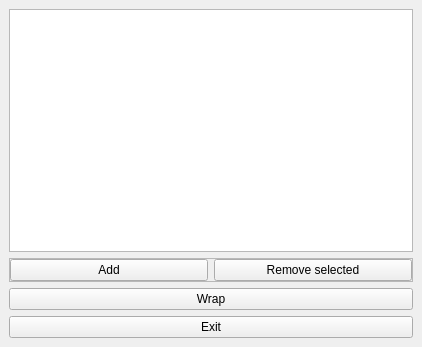
<?xml version="1.0" encoding="UTF-8"?>
<ui version="4.0">
 <class>MainWindow</class>
 <widget class="QMainWindow" name="MainWindow">
  <property name="geometry">
   <rect>
    <x>0</x>
    <y>0</y>
    <width>422</width>
    <height>347</height>
   </rect>
  </property>
  <property name="windowTitle">
   <string>Resampler Wrapper for Linux</string>
  </property>
  <widget class="QWidget" name="centralwidget">
   <layout class="QVBoxLayout" name="verticalLayout">
    <item>
     <widget class="QListWidget" name="ResamplerList"/>
    </item>
    <item>
     <widget class="QFrame" name="frame">
      <property name="frameShape">
       <enum>QFrame::StyledPanel</enum>
      </property>
      <property name="frameShadow">
       <enum>QFrame::Raised</enum>
      </property>
      <layout class="QHBoxLayout" name="horizontalLayout">
       <property name="leftMargin">
        <number>0</number>
       </property>
       <property name="topMargin">
        <number>0</number>
       </property>
       <property name="rightMargin">
        <number>0</number>
       </property>
       <property name="bottomMargin">
        <number>0</number>
       </property>
       <item>
        <widget class="QPushButton" name="AddResamplerButton">
         <property name="text">
          <string>Add</string>
         </property>
        </widget>
       </item>
       <item>
        <widget class="QPushButton" name="RemoveResamplerButton">
         <property name="text">
          <string>Remove selected</string>
         </property>
        </widget>
       </item>
      </layout>
     </widget>
    </item>
    <item>
     <widget class="QPushButton" name="WrapButton">
      <property name="text">
       <string>Wrap</string>
      </property>
     </widget>
    </item>
    <item>
     <widget class="QPushButton" name="ExitButton">
      <property name="text">
       <string>Exit</string>
      </property>
     </widget>
    </item>
   </layout>
  </widget>
 </widget>
 <resources/>
 <connections/>
</ui>
